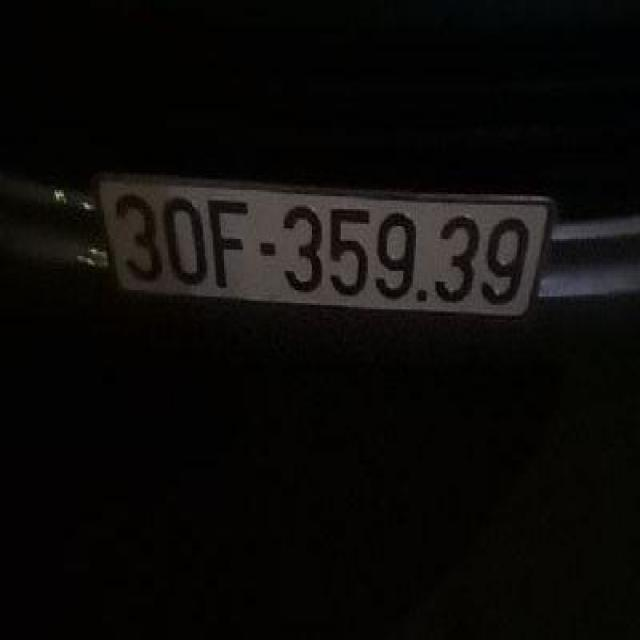
#> input picture dataset/test/images/Tgmt_0558_png.rf.e13610194e1a2779f07acdd0924a6674.jpg, 640 x 640 px
$ python -i plate_detect.py   (imports and definitions only)
#> lines starting #> are read from the running program, lines starting #| are printed output that depends on the picture; after the words box and inside, x2 and y2 are one past the last pixel; in counts of white or black regions, pixels touching at a corner belong together
#> further down, picture is the input picture: shape (640, 640, 3); mean B, G, R 8.9, 10.6, 11.9
# -*- coding: utf-8 -*-
"""
plate_detect.py
Phát hiện vùng biển số xe và tách từng ký tự bằng các kỹ thuật xử lý ảnh
cổ điển của OpenCV (cạnh, contour, tỉ lệ khung hình). SVM chỉ đảm nhận việc
PHÂN LOẠI ký tự sau khi đã tách được, vì SVM không phù hợp để phát hiện
vật thể trên toàn ảnh như CNN/YOLO.
"""

import cv2
import numpy as np


# [32 lines of commented-out code are left out]

def _find_plate_candidates(gray, edged, img_area):
    """Tìm danh sách ứng viên (x, y, w, h) từ ảnh biên (edge) đã cho."""
    contours, _ = cv2.findContours(edged.copy(), cv2.RETR_LIST, cv2.CHAIN_APPROX_SIMPLE)
    contours = sorted(contours, key=cv2.contourArea, reverse=True)[:40]

    candidates = []
    for c in contours:
        x, y, w, h = cv2.boundingRect(c)

        # Bỏ qua nếu kích thước bằng 0 để tránh lỗi ZeroDivisionError
        if h == 0 or w == 0:
            continue

        aspect_ratio = w / float(h)
        area_ratio = (w * h) / float(img_area)

        # Lọc nhiễu kích thước quá nhỏ
        if h < 25 or w < 8:
            continue

        # Biển số VN 1 dòng: tỉ lệ ~2.5-5.5 (dẹt, dài)
        # Biển số VN 2 dòng: tỉ lệ ~0.8-1.4 (gần vuông)
        # => chấp nhận khoảng rộng 0.8 - 6.0 để phủ cả 2 loại
        if 0.8 <= aspect_ratio <= 6.0 and 0.01 <= area_ratio <= 0.85:
            candidates.append((x, y, w, h, area_ratio))

    return candidates
def detect_plate(image, debug=False):
    """
    Tìm vùng có khả năng là biển số xe trong ảnh gốc.
    Hỗ trợ cả biển số 1 dòng (dẹt, dài) và 2 dòng (gần vuông).
    image: ảnh BGR
    return: (plate_img, (x, y, w, h)) hoặc (None, None) nếu không tìm thấy
    """
#> called with debug = False
    gray = cv2.cvtColor(image, cv2.COLOR_BGR2GRAY)
    gray_blur = cv2.bilateralFilter(gray, 11, 17, 17)
    img_area = image.shape[0] * image.shape[1]
#> img_area = 409600

    # --- Phương án 1: phát hiện cạnh bằng Canny ---
    edged = cv2.Canny(gray_blur, 30, 200)
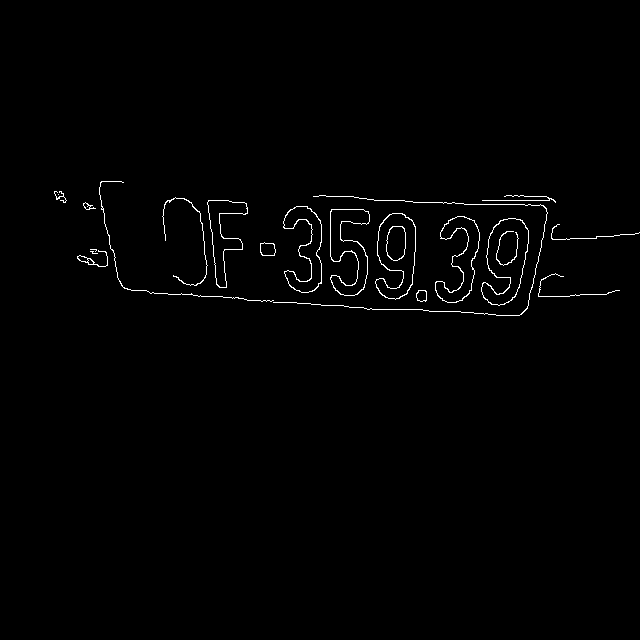
#> edged: shape (640, 640); 0.96% white in thin lines or dots, all inside (x1, y1, x2, y2) = (54, 181, 640, 316)
    candidates = _find_plate_candidates(gray_blur, edged, img_area)
#> in _find_plate_candidates, `contours, _ = cv2.findContours(edged.copy(), cv2.RETR_LIST, cv2.CHAIN_..`: contours = 35 contours, 11 with area under 20; largest, box (x1, y1, x2, y2) and area: (481, 218, 529, 306) 2602, (481, 218, 529, 306) 2548, (375, 213, 416, 300) 2422, (375, 213, 416, 300) 2366, (330, 209, 370, 296) 1808
#> the loop in _find_plate_candidates, `for c in contours:` made 35 passes
#> (x, y, w, h, aspect_ratio, area_ratio) on passes 33 to 35: (90, 251, 8, 3, 2.67, 5.86e-05), (90, 249, 7, 3, 2.33, 5.13e-05), (58, 194, 1, 1, 1, 2.44e-06)
#> (c, x, y, w, h, aspect_ratio, area_ratio) on pass 32: ([[101, 208], [102, 207], [103, 208], [102, 209]], 101, 207, 3, 3, 1, 2.2e-05)
#> after the loop in _find_plate_candidates, `for c in contours:`: candidates = [(99, 181, 175, 121, 0.0517), (273, 195, 275, 121, 0.0812)]

    # --- Phương án 2 (dự phòng): nhị phân hoá Otsu + morphology ---
    if not candidates:
        _, thresh = cv2.threshold(gray_blur, 0, 255, cv2.THRESH_BINARY + cv2.THRESH_OTSU)
        kernel = cv2.getStructuringElement(cv2.MORPH_RECT, (5, 5))
        closed = cv2.morphologyEx(thresh, cv2.MORPH_CLOSE, kernel)
        edged2 = cv2.Canny(closed, 30, 200)
        candidates = _find_plate_candidates(gray_blur, edged2, img_area)

    if not candidates:
        return None, None

    # Ưu tiên vùng có diện tích lớn nhất trong số các ứng viên hợp lệ
    best_box = max(candidates, key=lambda c: c[4])
#> best_box = (273, 195, 275, 121, 0.0812)
    x, y, w, h, _ = best_box
#> x = 273; y = 195; w = 275; h = 121

    pad = int(0.02 * w)
#> pad = 5
    x0, y0 = max(0, x - pad), max(0, y - pad)
#> x0 = 268; y0 = 190
    x1, y1 = min(image.shape[1], x + w + pad), min(image.shape[0], y + h + pad)
#> x1 = 553; y1 = 321
    plate_img = image[y0:y1, x0:x1]
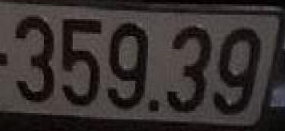
#> plate_img: shape (131, 285, 3); mean B, G, R 46.9, 48.3, 54.8
    return plate_img, (x0, y0, x1 - x0, y1 - y0)


# [71 lines left out: functions _find_char_candidates, segment_characters, not called in this run]

>>> import cv2
>>> picture = cv2.imread('dataset/test/images/Tgmt_0558_png.rf.e13610194e1a2779f07acdd0924a6674.jpg')
>>> result = detect_plate(picture)
